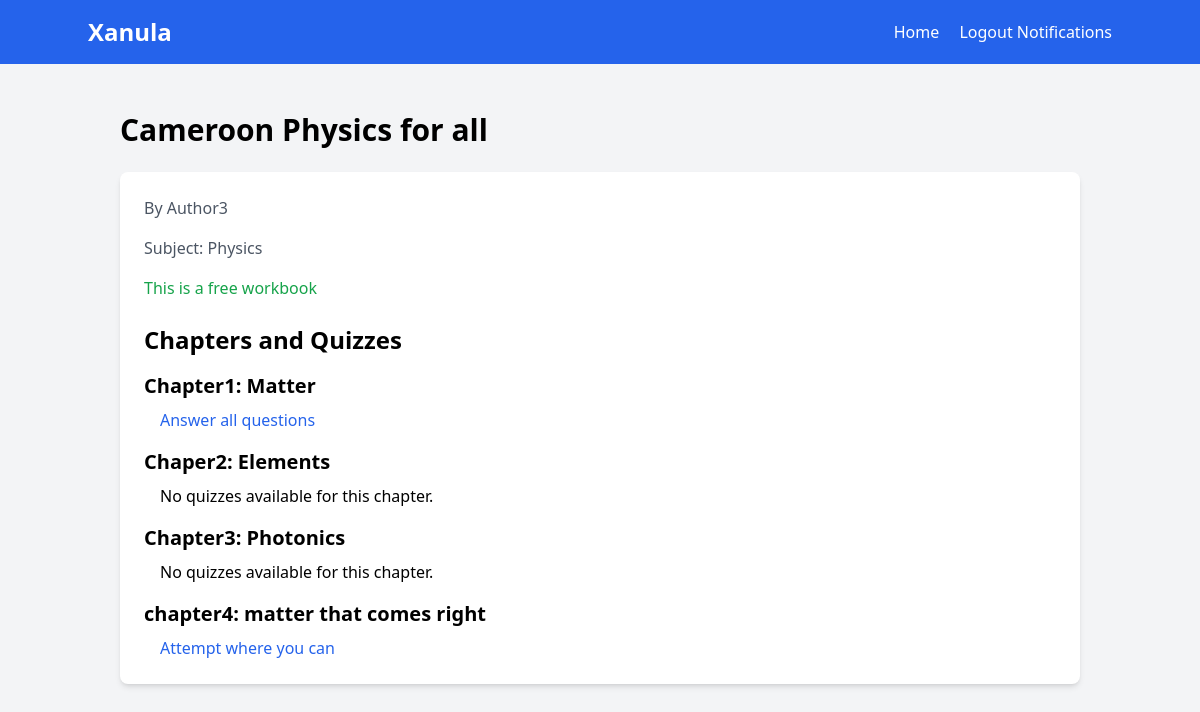
Screenshot of /workbook/1/ (signed in) with the database file from the repository.
### core/models.py (models this page shows, shortened)
class Workbook(models.Model):
    title = models.CharField(max_length=200)
    subject = models.ForeignKey(Subject, on_delete=models.CASCADE)
    author = models.ForeignKey(Author, on_delete=models.CASCADE)
    is_paid = models.BooleanField(default=False)

class Author(models.Model):
    name = models.CharField(max_length=100)
    unique_code = models.CharField(default=generate_unique_code,max_length=20, unique=True)

class Subject(models.Model):
    name = models.CharField(max_length=100)

class Chapter(models.Model):
    workbook = models.ForeignKey(Workbook, on_delete=models.CASCADE)
    title = models.CharField(max_length=200)
    order = models.PositiveIntegerField()
    class Meta:
        ordering = ['order']

class Quiz(models.Model):
    chapter = models.ForeignKey(Chapter, on_delete=models.CASCADE)
    title = models.CharField(max_length=200)

### core/views.py (the view)
# urls.py: path('workbook/<int:pk>/', WorkbookDetailView.as_view(), name='workbook_detail'),
class WorkbookDetailView(LoginRequiredMixin, DetailView):
    model = Workbook
    template_name = 'core/workbook_detail.html'
    context_object_name = 'workbook'
    def get_queryset(self):
        return super().get_queryset().select_related('subject', 'author').prefetch_related('chapter_set')

### core/context_processors.py (called while the page is built)
def notification_count(request):
    if request.user.is_authenticated:
        count = ExplanationRequest.objects.filter(user=request.user, status='pending').count()
        return {'notification_count': count}
    return {'notification_count': 0}

### templates/core/workbook_detail.html (shortened to what this page needs)
{% extends 'base.html' %}
{% block content %}
<div class="container mx-auto px-4">
    <h1 class="text-3xl font-bold mb-6">{{ workbook.title }}</h1>
    <div class="bg-white shadow-md rounded-lg p-6">
        <p class="text-gray-600 mb-4">By {{ workbook.author.name }}</p>
        <p class="text-gray-600 mb-4">Subject: {{ workbook.subject.name }}</p>
        {% if workbook.is_paid %}
        <p class="text-red-600 mb-4">This is a paid workbook</p>
        {% else %}
        <p class="text-green-600 mb-4">This is a free workbook</p>
        {% endif %}
        <h2 class="text-2xl font-semibold mt-6 mb-4">Chapters and Quizzes</h2>
        <ul class="space-y-4">
            {% for chapter in workbook.chapter_set.all %}
            <li>
                <h3 class="text-xl font-semibold mb-2">{{ chapter.title }}</h3>
                <ul class="space-y-2 ml-4">
                    {% for quiz in chapter.quiz_set.all %}
                    <li>
                        <a href="{% url 'core:quiz' quiz.id %}" class="text-blue-600 hover:underline">{{ quiz.title }}</a>
                    </li>
                    {% empty %}
                    <li>No quizzes available for this chapter.</li>
                    {% endfor %}
                </ul>
            </li>
            {% empty %}
            <li>No chapters available for this workbook.</li>
            {% endfor %}
        </ul>
    </div>
</div>
{% endblock %}

### rows the page displays
Workbook: title "Cameroon Physics for all", author.name "Author3", subject.name "Physics"
Chapter: title "Chapter1: Matter"
Quiz: title "Answer all questions"
Chapter: title "Chaper2: Elements"
Chapter: title "Chapter3: Photonics"
Chapter: title "chapter4: matter that comes right"
Quiz: title "Attempt where you can"
